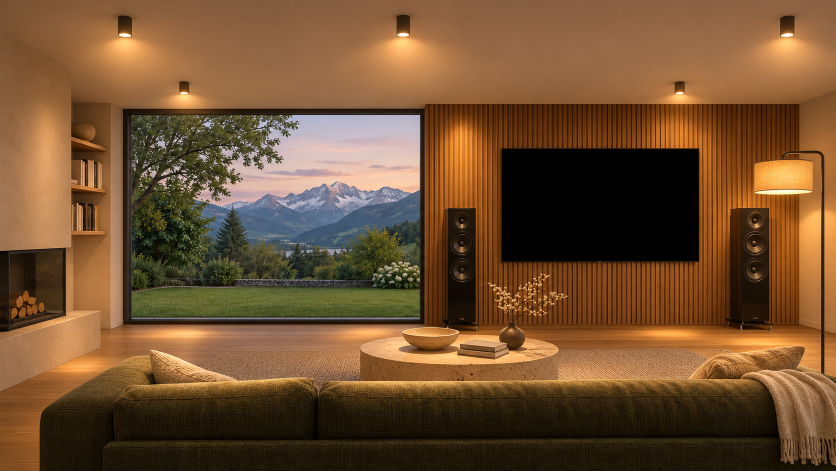
#> input picture apps/showcase/prototypes/salon-photo/salon-on.png, 1671 x 941 px, given in place of salon-on.png.webp, which was not available (shown at 1/2 size)
$ python -i animate-stark-window-foliage.py   (imports and definitions only)
#> lines starting #> are read from the running program, lines starting #| are printed output that depends on the picture; after the words box and inside, x2 and y2 are one past the last pixel; in counts of white or black regions, pixels touching at a corner belong together
"""Complete gentle foliage motion for every glazed room. Silent video output.
The browser applies the calibrated glazing and foreground masks, never the room.
Sharp original photographs prevent the soft generated texture from smearing leaves.
"""
from pathlib import Path
import concurrent.futures,subprocess,json,runpy,sys
import cv2,numpy as np,imageio_ffmpeg
ROOT=Path(__file__).resolve().parents[1]
OUT=ROOT/'public/showcases/villa-stark/assets/video'
PROOF=ROOT/'docs/verification/2026-11-28-vegetation-fixe'
# [1 line that did not run here, left out]
W,H,FPS,N=1280,720,24,383
# [1 line not run here, left out]
y,x=np.mgrid[:H,:W].astype(np.float32)
def run(room):
#> called with room = '../prototypes/salon-photo/salon-on.png'
 photo=cv2.resize(cv2.imread(str(ROOT/f'public/showcases/villa-stark/assets/original/room-{room}.webp')),(W,H))
 hsv=cv2.cvtColor(photo,cv2.COLOR_BGR2HSV)
#> hsv: shape (720, 1280, 3); mean H, S, V 20.1, 151.3, 115.3
 # Leaf clusters, including pale blossoms surrounded by foliage. Dilated soft
 # support keeps movement continuous instead of cutting out individual leaves.
 leaves=((hsv[:,:,0]>=16)&(hsv[:,:,0]<=94)&(hsv[:,:,1]>30)&(hsv[:,:,2]>28)).astype(np.uint8)*255
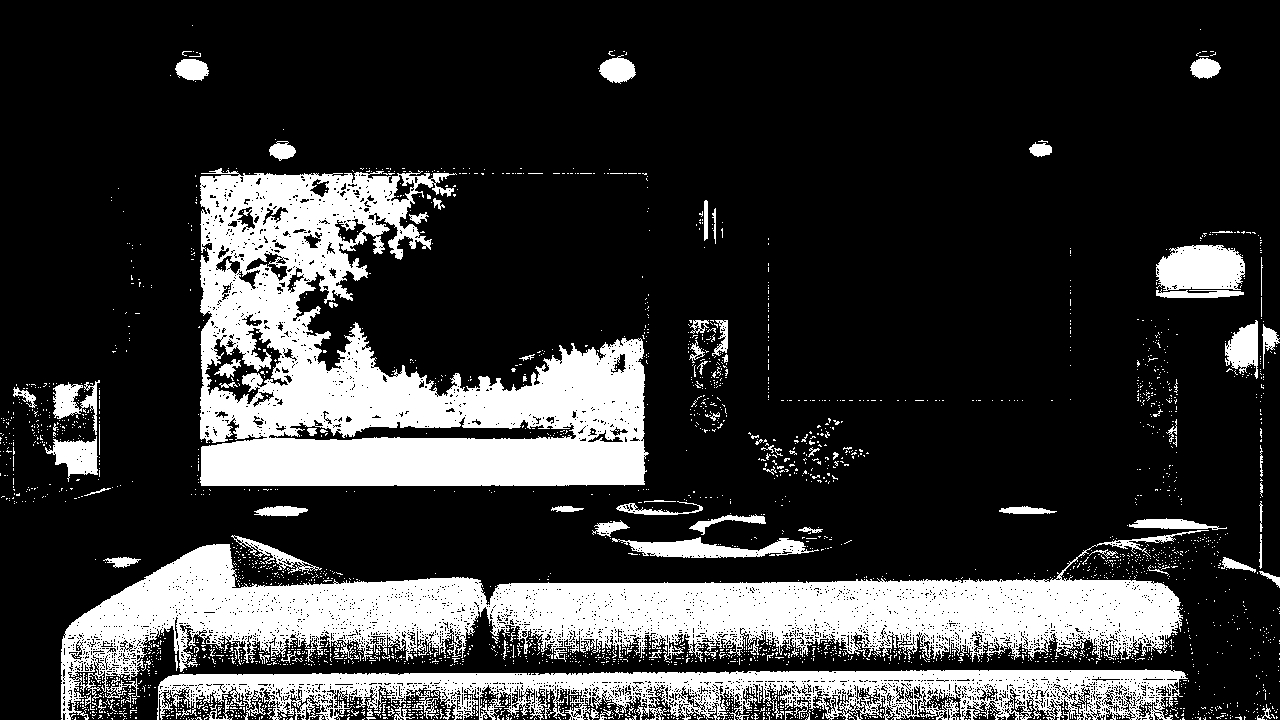
#> leaves: shape (720, 1280); 21.7% white; 2913 white regions (2821 under 20 px), largest, box (x1, y1, x2, y2) and area: (200, 168, 649, 486) 72305, (61, 530, 1209, 720) 70487, (157, 669, 1188, 720) 30317
 leaves=cv2.dilate(leaves,cv2.getStructuringElement(cv2.MORPH_ELLIPSE,(21,21)))
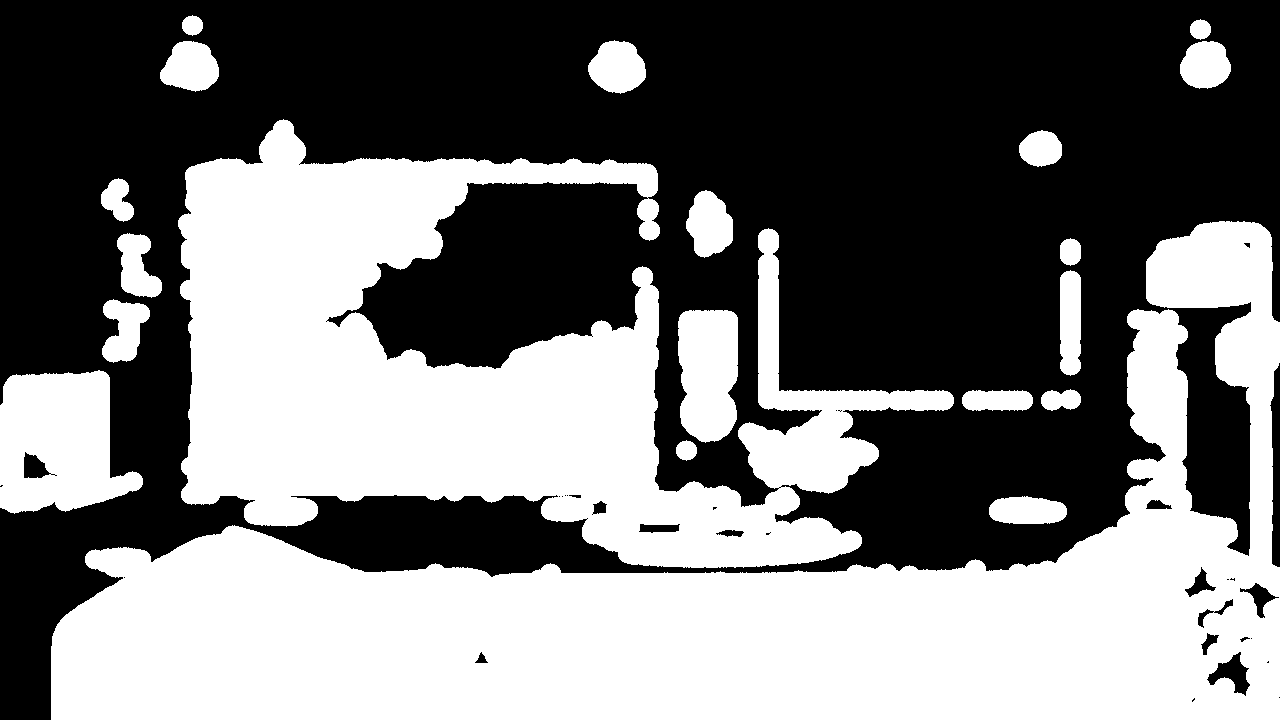
#> leaves: shape (720, 1280); 45.8% white; 20 white regions, largest, box (x1, y1, x2, y2) and area: (51, 221, 1280, 720) 223781, (178, 119, 954, 568) 154921, (0, 370, 143, 514) 14810
 support=cv2.GaussianBlur(leaves.astype(np.float32)/255,(0,0),5)
 # Preserve long rigid dark structures (window rails and tree trunks), including
 # a safety margin wider than the maximum displacement of neighbouring leaves.
 dark=(hsv[:,:,2]<105).astype(np.uint8)*255
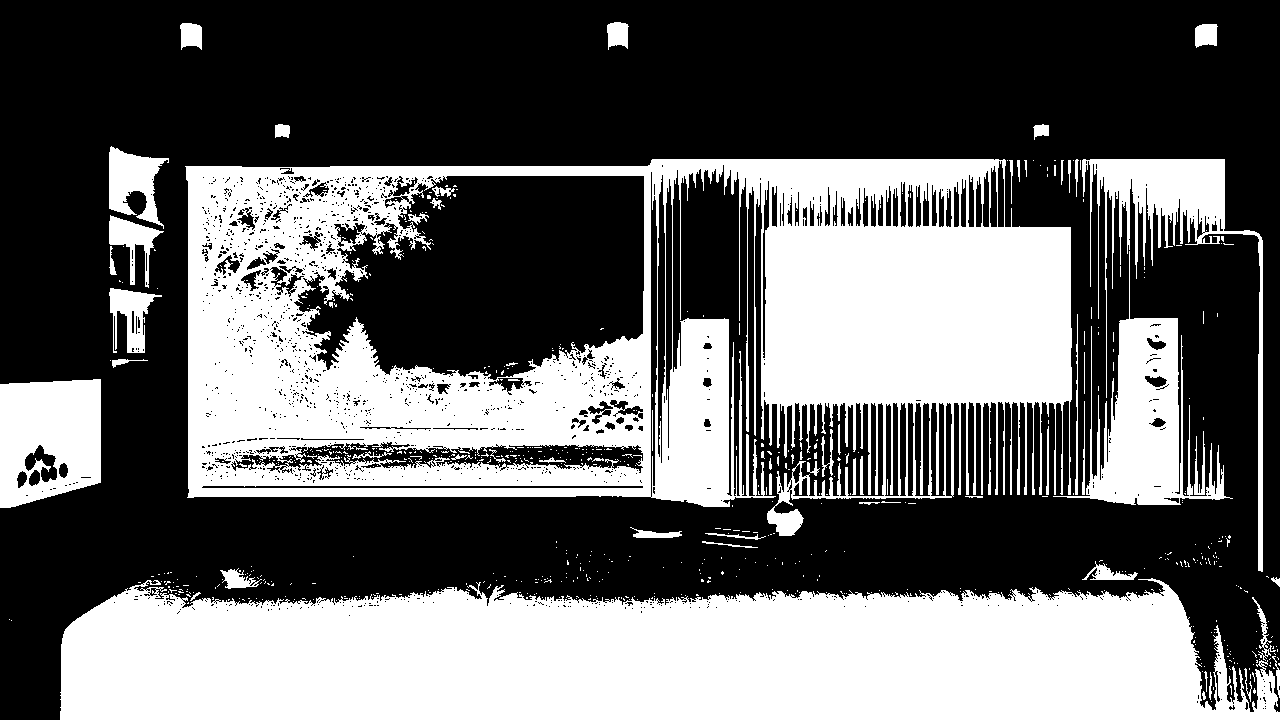
#> dark: shape (720, 1280); 40.1% white; 663 white regions (601 under 20 px), largest, box (x1, y1, x2, y2) and area: (185, 159, 1072, 536) 178233, (60, 578, 1280, 720) 141877, (1053, 251, 1233, 505) 13893
 vertical=cv2.morphologyEx(dark,cv2.MORPH_OPEN,np.ones((95,3),np.uint8))
#> vertical: shape (720, 1280); 25.1% white; 22 white regions, largest, box (x1, y1, x2, y2) and area: (61, 585, 1197, 720) 136239, (765, 159, 1071, 495) 58855, (669, 319, 704, 506) 5788
 horizontal=cv2.morphologyEx(dark,cv2.MORPH_OPEN,np.ones((3,95),np.uint8))
#> horizontal: shape (720, 1280); 24.2% white; 19 white regions, largest, box (x1, y1, x2, y2) and area: (60, 600, 1280, 720) 130288, (761, 227, 1072, 403) 53847, (651, 159, 999, 187) 6828
 rigid=cv2.dilate(cv2.max(vertical,horizontal),np.ones((25,25),np.uint8))
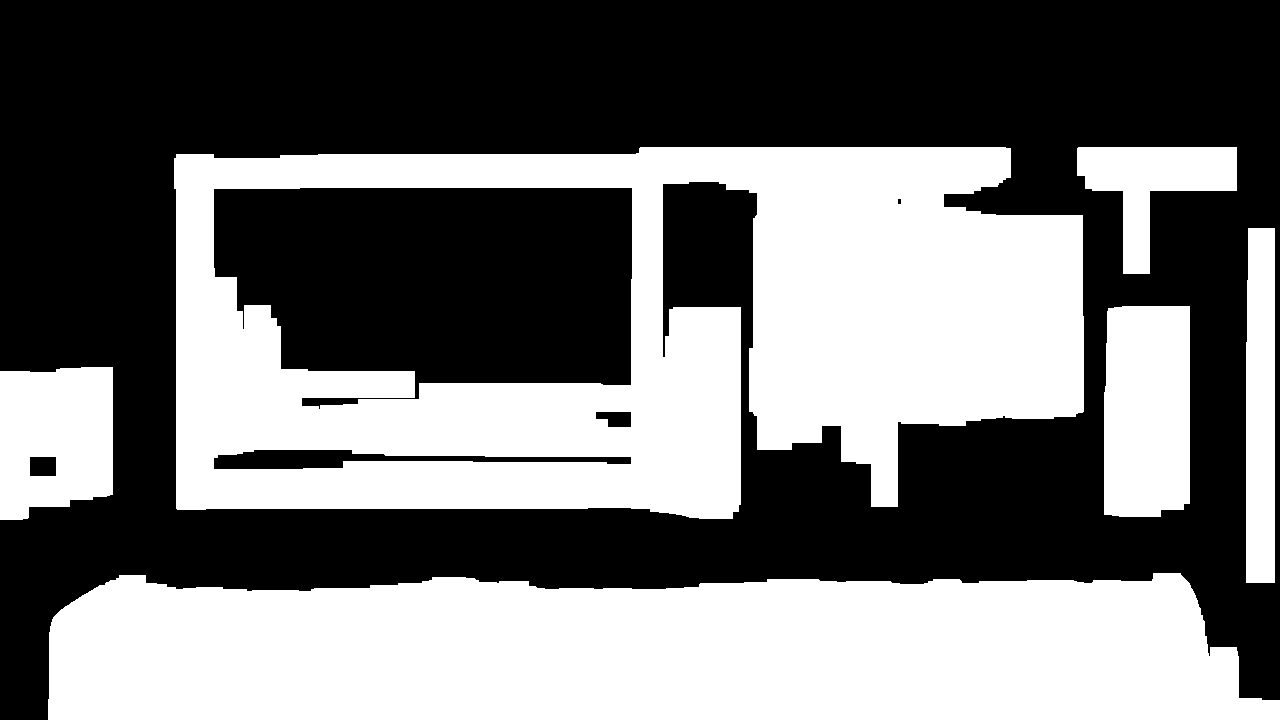
#> rigid: shape (720, 1280); 45.1% white; 6 white regions, box (x1, y1, x2, y2) and area: (174, 147, 1084, 519) 203107, (48, 573, 1280, 720) 160187, (1104, 306, 1190, 517) 17656, (0, 367, 113, 520) 15047, (1246, 228, 1275, 583) 10129, (1077, 147, 1237, 274) 9146
 if room!='Entry':support*=1-cv2.GaussianBlur(rigid.astype(np.float32)/255,(0,0),3)
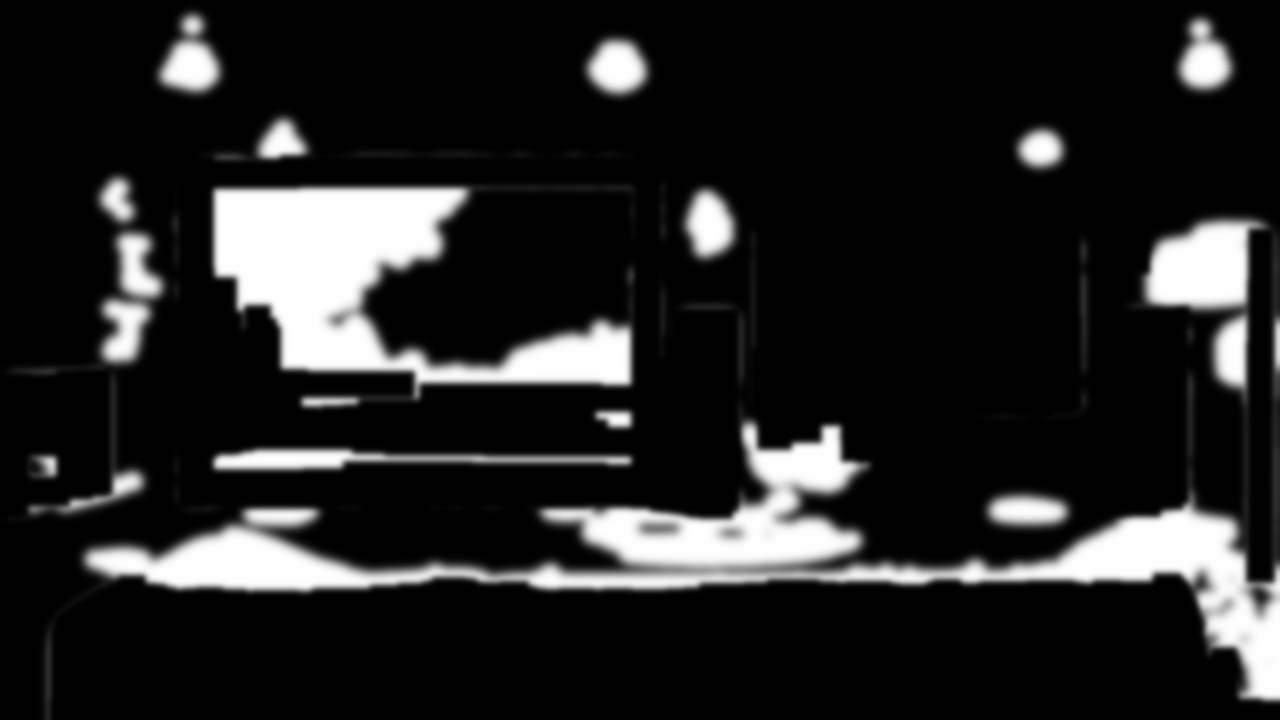
#> support: shape (720, 1280) float32; min 0, max 1, mean 0.141
#> (the run stopped early here; a loop or call above may not have finished)

$ run again, on apps/showcase/prototypes/salon-photo/stores-fermes-off.png
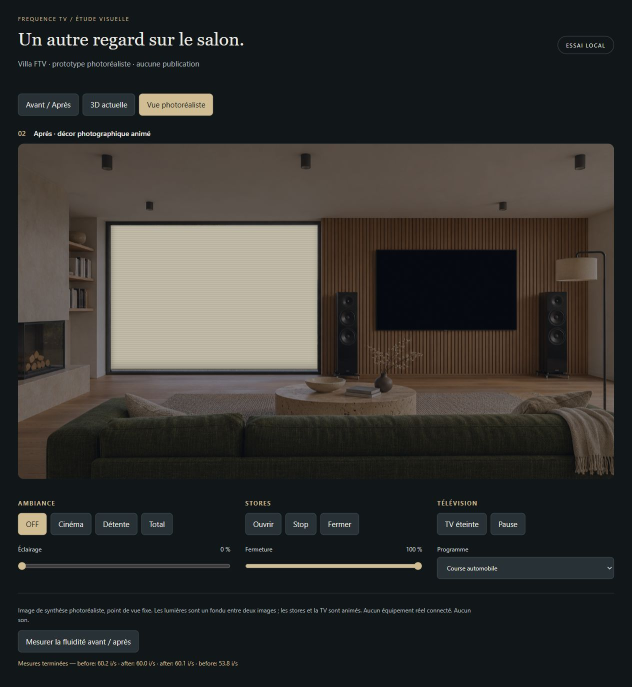
#> input picture apps/showcase/prototypes/salon-photo/stores-fermes-off.png, 1264 x 1374 px, given in place of stores-fermes-off.png.webp, which was not available (shown at 1/2 size)
#> hsv: shape (720, 1280, 3); mean H, S, V 65.7, 73.3, 55.7
#> in run, `leaves=((hsv[:,:,0]>=16)&(hsv[:,:,0]<=94)&(hsv[:,:,1]>30)&(hsv[:,:,2]>..`:
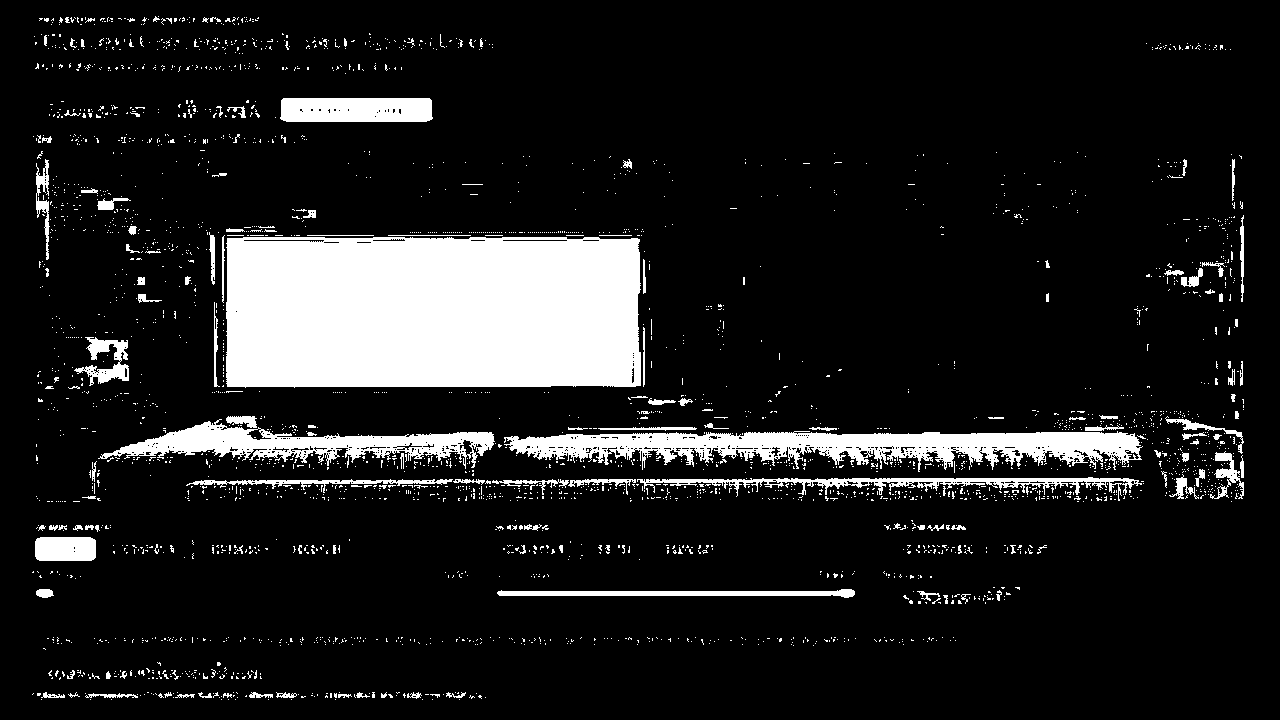
#> leaves: shape (720, 1280); 12.2% white; 2904 white regions (2760 under 20 px), largest, box (x1, y1, x2, y2) and area: (226, 237, 641, 388) 61318, (504, 431, 1143, 472) 14212, (98, 419, 495, 469) 7447
#> dark: shape (720, 1280); 89.3% white; 1055 black regions (896 under 20 px), largest, box (x1, y1, x2, y2) and area: (224, 236, 643, 387) 63268, (298, 394, 655, 420) 5502, (40, 259, 141, 336) 4054
#> vertical: shape (720, 1280); 72.2% white; 25 black regions (6 under 20 px), largest, box (x1, y1, x2, y2) and area: (37, 0, 657, 435) 134505, (36, 255, 377, 720) 63478, (492, 525, 861, 644) 22796
#> horizontal: shape (720, 1280); 83.6% white; 36 black regions (10 under 20 px), largest, box (x1, y1, x2, y2) and area: (0, 236, 1280, 462) 113842, (0, 33, 493, 52) 5911, (0, 637, 953, 644) 4903
#> rigid: shape (720, 1280); 94.1% white; 8 black regions (4 under 20 px), largest, box (x1, y1, x2, y2) and area: (236, 248, 631, 377) 50892, (52, 276, 129, 324) 2519, (52, 401, 152, 423) 439, (1200, 415, 1210, 430) 98
#> in run, `if room!='Entry':support*=1-cv2.GaussianBlur(rigid.astype(np.float32)/..`:
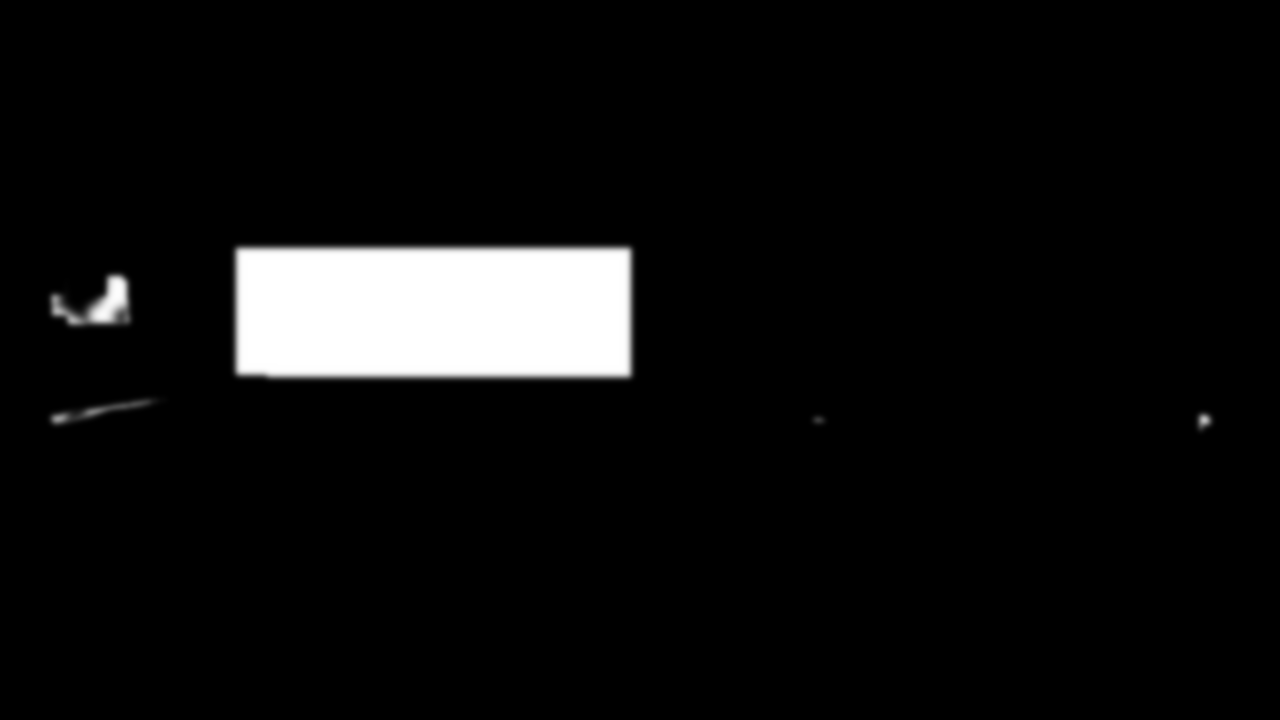
#> support: shape (720, 1280) float32; min 0, max 1, mean 0.0573
